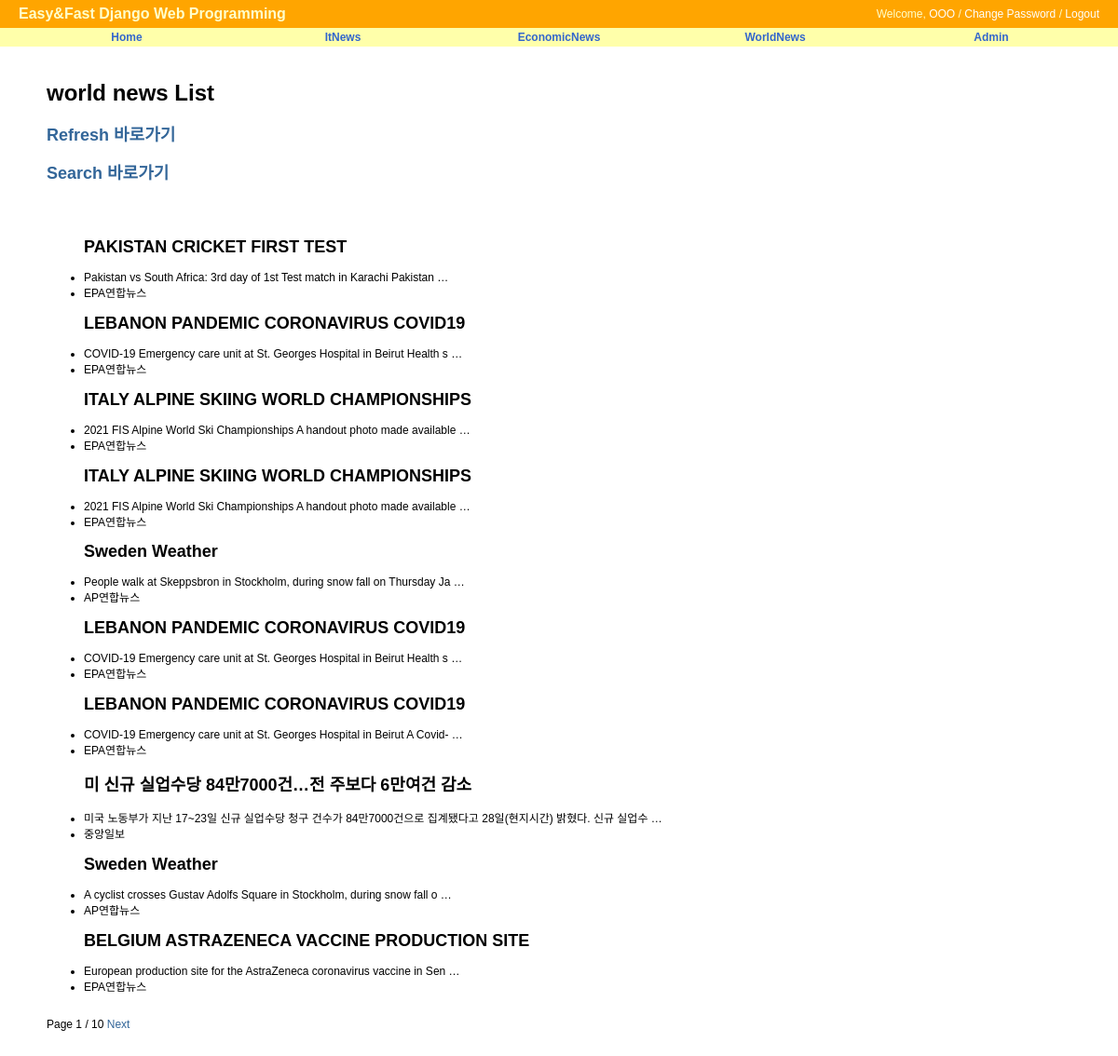
Page /worldnews/ on the earlier database version.
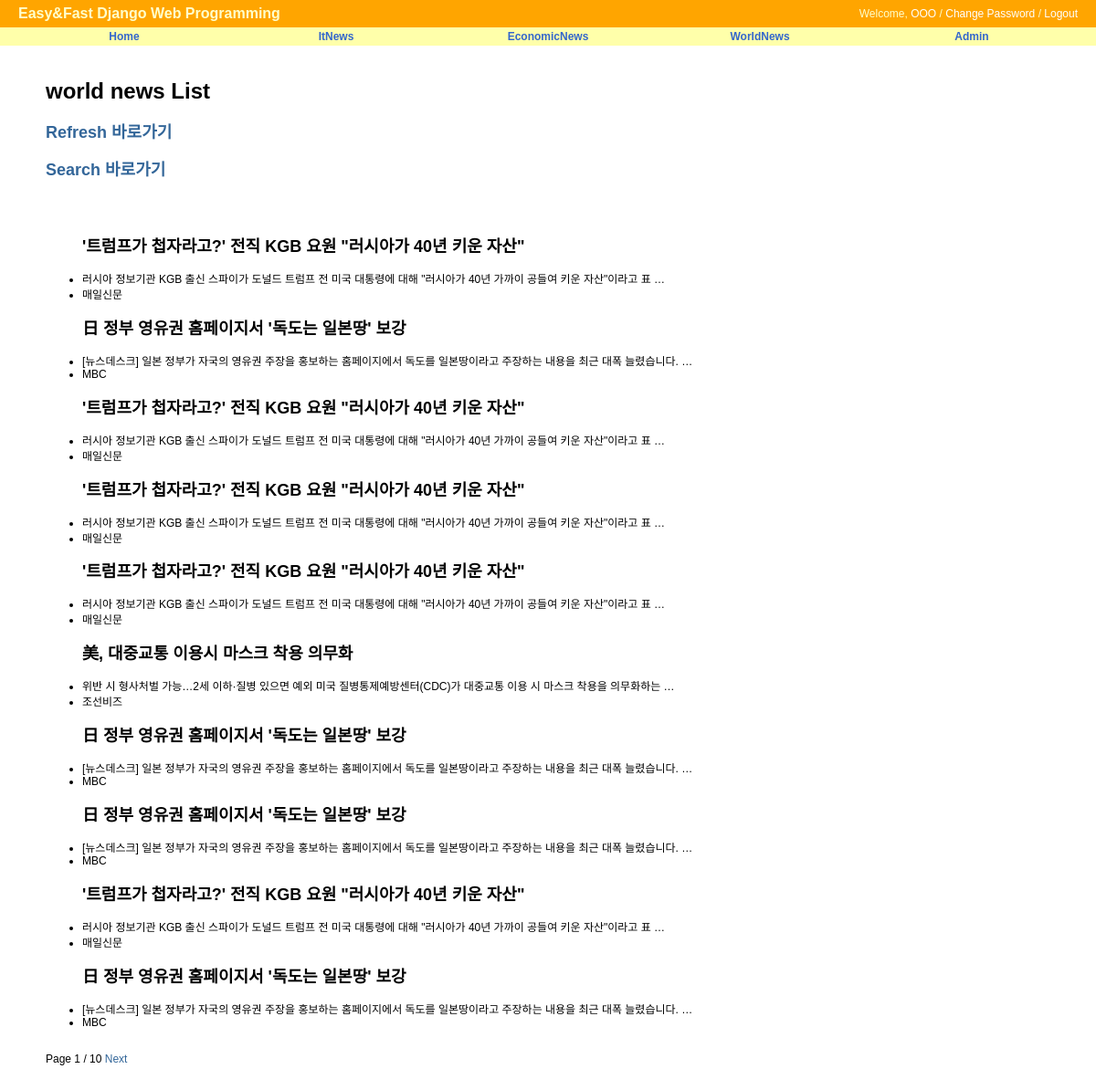
Same page on the later database version.
### world_news/models.py (models this page shows, shortened)
class WorldNews(models.Model):
    title = models.CharField(max_length=50, blank=True, null=True)
    writer = models.CharField(max_length=50, blank=True, null=True)
    preview = models.TextField()
    class Meta:
        verbose_name = 'world_new'
        verbose_name_plural = 'world_news'
        db_table = 'world_news'
        ordering = ('-id',)

### world_news/views.py (the view)
# urls.py: path('', WorldNewsView.as_view(), name='worldnews'),
class WorldNewsView(ListView):
    model = WorldNews
    template_name = 'world_news/world_list.html'
    paginate_by = 10

### world_news/templates/world_news/world_list.html (shortened to what this page needs)
{% extends "base.html" %}
{% block content %}
<div id="content">
	<h1>world news List</h1>
	<h2><a href="{% url 'world_news:worldrefresh' %}">Refresh 바로가기</a></h2>
	<h2><a href="{% url 'world_news:worldsearch' %}">Search 바로가기</a></h2>
	<br/><br/>
	<ul>
		{% for worldnews in object_list %}
			<h2>{{ worldnews.title }}</h2>
			<li>{{ worldnews.preview }}</li>
			<li>{{ worldnews.writer }}</li>
		{% endfor %}
	</ul>
	<br/>
	<div>
        Page {{ page_obj.number }} / {{ page_obj.paginator.num_pages }}
        {% if page_obj.has_next %}
            <a href="?page={{ page_obj.next_page_number }}">Next</a>
        {% endif %}
    </div>
	<br/><br/>
</div>
{% endblock %}

Differences in the rows shown:
removed WorldNews: title "PAKISTAN CRICKET FIRST TEST", preview "Pakistan vs South Africa: 3rd day of 1st Test match in Karachi Pakistan …", writer "EPA연합뉴스"
removed WorldNews: title "LEBANON PANDEMIC CORONAVIRUS COVID19", preview "COVID-19 Emergency care unit at St. Georges Hospital in Beirut Health s …", writer "EPA연합뉴스"
removed WorldNews: title "ITALY ALPINE SKIING WORLD CHAMPIONSHIPS", preview "2021 FIS Alpine World Ski Championships A handout photo made available …", writer "EPA연합뉴스"
removed WorldNews: title "ITALY ALPINE SKIING WORLD CHAMPIONSHIPS", preview "2021 FIS Alpine World Ski Championships A handout photo made available …", writer "EPA연합뉴스"
removed WorldNews: title "Sweden Weather", preview "People walk at Skeppsbron in Stockholm, during snow fall on Thursday Ja …", writer "AP연합뉴스"
removed WorldNews: title "LEBANON PANDEMIC CORONAVIRUS COVID19", preview "COVID-19 Emergency care unit at St. Georges Hospital in Beirut Health s …", writer "EPA연합뉴스"
removed WorldNews: title "LEBANON PANDEMIC CORONAVIRUS COVID19", preview "COVID-19 Emergency care unit at St. Georges Hospital in Beirut A Covid- …", writer "EPA연합뉴스"
removed WorldNews: title "미 신규 실업수당 84만7000건…전 주보다 6만여건 감소", preview "미국 노동부가 지난 17~23일 신규 실업수당 청구 건수가 84만7000건으로 집계됐다고 28일(현지시간) 밝혔다. 신규 실업수 …", writer "중앙일보"
removed WorldNews: title "Sweden Weather", preview "A cyclist crosses Gustav Adolfs Square in Stockholm, during snow fall o …", writer "AP연합뉴스"
removed WorldNews: title "BELGIUM ASTRAZENECA VACCINE PRODUCTION SITE", preview "European production site for the AstraZeneca coronavirus vaccine in Sen …", writer "EPA연합뉴스"
added WorldNews: title "'트럼프가 첩자라고?' 전직 KGB 요원 \"러시아가 40년 키운 자산\"", preview "러시아 정보기관 KGB 출신 스파이가 도널드 트럼프 전 미국 대통령에 대해 \"러시아가 40년 가까이 공들여 키운 자산\"이라고 표 …", writer "매일신문"
added WorldNews: title "日 정부 영유권 홈페이지서 '독도는 일본땅' 보강", preview "[뉴스데스크] 일본 정부가 자국의 영유권 주장을 홍보하는 홈페이지에서 독도를 일본땅이라고 주장하는 내용을 최근 대폭 늘렸습니다. …", writer "MBC"
added WorldNews: title "'트럼프가 첩자라고?' 전직 KGB 요원 \"러시아가 40년 키운 자산\"", preview "러시아 정보기관 KGB 출신 스파이가 도널드 트럼프 전 미국 대통령에 대해 \"러시아가 40년 가까이 공들여 키운 자산\"이라고 표 …", writer "매일신문"
added WorldNews: title "'트럼프가 첩자라고?' 전직 KGB 요원 \"러시아가 40년 키운 자산\"", preview "러시아 정보기관 KGB 출신 스파이가 도널드 트럼프 전 미국 대통령에 대해 \"러시아가 40년 가까이 공들여 키운 자산\"이라고 표 …", writer "매일신문"
added WorldNews: title "'트럼프가 첩자라고?' 전직 KGB 요원 \"러시아가 40년 키운 자산\"", preview "러시아 정보기관 KGB 출신 스파이가 도널드 트럼프 전 미국 대통령에 대해 \"러시아가 40년 가까이 공들여 키운 자산\"이라고 표 …", writer "매일신문"
added WorldNews: title "美, 대중교통 이용시 마스크 착용 의무화", preview "위반 시 형사처벌 가능…2세 이하·질병 있으면 예외 미국 질병통제예방센터(CDC)가 대중교통 이용 시 마스크 착용을 의무화하는 …", writer "조선비즈"
added WorldNews: title "日 정부 영유권 홈페이지서 '독도는 일본땅' 보강", preview "[뉴스데스크] 일본 정부가 자국의 영유권 주장을 홍보하는 홈페이지에서 독도를 일본땅이라고 주장하는 내용을 최근 대폭 늘렸습니다. …", writer "MBC"
added WorldNews: title "日 정부 영유권 홈페이지서 '독도는 일본땅' 보강", preview "[뉴스데스크] 일본 정부가 자국의 영유권 주장을 홍보하는 홈페이지에서 독도를 일본땅이라고 주장하는 내용을 최근 대폭 늘렸습니다. …", writer "MBC"
added WorldNews: title "'트럼프가 첩자라고?' 전직 KGB 요원 \"러시아가 40년 키운 자산\"", preview "러시아 정보기관 KGB 출신 스파이가 도널드 트럼프 전 미국 대통령에 대해 \"러시아가 40년 가까이 공들여 키운 자산\"이라고 표 …", writer "매일신문"
added WorldNews: title "日 정부 영유권 홈페이지서 '독도는 일본땅' 보강", preview "[뉴스데스크] 일본 정부가 자국의 영유권 주장을 홍보하는 홈페이지에서 독도를 일본땅이라고 주장하는 내용을 최근 대폭 늘렸습니다. …", writer "MBC"
